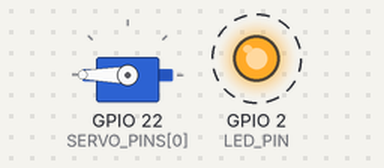
This sketch was run on a simulated ESP32. Shown: servo, output pins drawn as LEDs (lit = HIGH). Dashed ring = blinking. What the sketch prints to the serial monitor is not drawn.

Above: at 0.25 s.
Timing chart, 0 to 6.0 s (numbered marks = the images above):
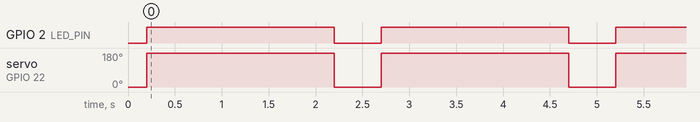

Measured:
- by itself, GPIO 2 (LED_PIN): alternates HIGH for 2.0 s and LOW for 0.50 s
- by itself, servo on GPIO 22 (SERVO_PINS[0]): alternates 180° for 2.0 s and 0° for 0.50 s

The sketch:

servo_test.ino
```cpp
#include <ESP32Servo.h>

#define LED_PIN 2  // built-in LED, on while a servo is moving

const int SERVO_PINS[] = {22};  // add pins back here later, e.g. {18, 19, 21, 22, 23}
const int NUM_SERVOS = sizeof(SERVO_PINS) / sizeof(SERVO_PINS[0]);

const int MIN_PULSE_US = 500;   // pulse width for 0 degrees (SG90/MG90S)
const int MAX_PULSE_US = 2400;  // pulse width for 180 degrees

const int ANGLE_REST = 0;
const int ANGLE_ACTIVE = 180;

const unsigned long HOLD_MS = 2000;  // how long the servo holds at 180
const unsigned long GAP_MS = 500;    // pause after returning to 0

Servo servos[NUM_SERVOS];

void setup() {
  Serial.begin(115200);
  while (!Serial);

  pinMode(LED_PIN, OUTPUT);
  digitalWrite(LED_PIN, LOW);

  ESP32PWM::allocateTimer(0);
  ESP32PWM::allocateTimer(1);
  ESP32PWM::allocateTimer(2);
  ESP32PWM::allocateTimer(3);

  for (int i = 0; i < NUM_SERVOS; i++) {
    servos[i].setPeriodHertz(50);
    servos[i].attach(SERVO_PINS[i], MIN_PULSE_US, MAX_PULSE_US);
    servos[i].write(ANGLE_REST);
    Serial.print("Attached servo on GPIO ");
    Serial.println(SERVO_PINS[i]);
    delay(200);
  }

  Serial.println("ESP32 Servo Test Started: sweeping GPIO 18 only...");
}

void loop() {
  for (int i = 0; i < NUM_SERVOS; i++) {
    int pin = SERVO_PINS[i];

    servos[i].write(ANGLE_ACTIVE);
    digitalWrite(LED_PIN, HIGH);
    Serial.print("GPIO ");
    Serial.print(pin);
    Serial.println(" -> 180");

    delay(HOLD_MS);

    servos[i].write(ANGLE_REST);
    digitalWrite(LED_PIN, LOW);
    Serial.print("GPIO ");
    Serial.print(pin);
    Serial.println(" -> 0");

    delay(GAP_MS);
  }

  Serial.println("--- cycle complete ---");
}
```
